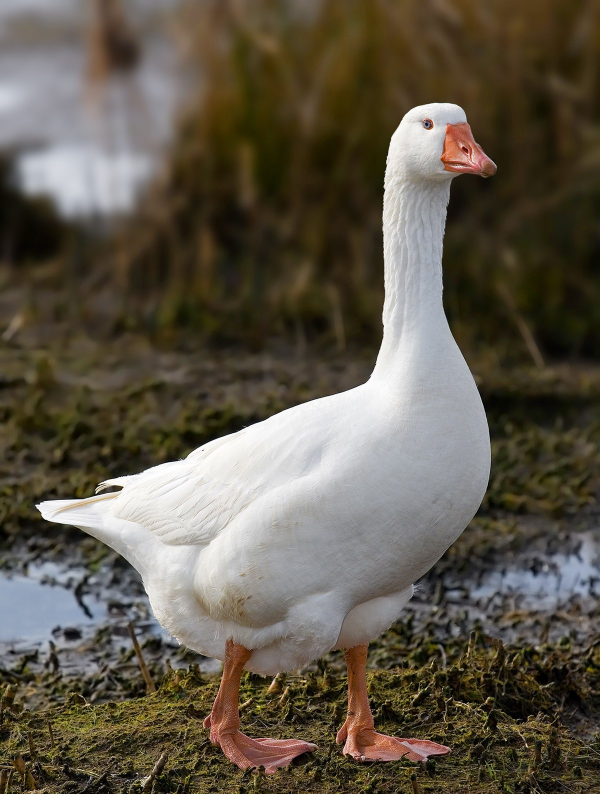
#> input picture Domestic_Goose.jpeg, 1200 x 1587 px, found by its file name (shown at 1/2 size)
$ python mainTest.py
#> lines starting #> are read from the running program, lines starting #| are printed output that depends on the picture; after the words box and inside, x2 and y2 are one past the last pixel; in counts of white or black regions, pixels touching at a corner belong together
#!/usr/bin/env python
# coding: utf-8

# In[3]:


#THIS CODE WORKS
#beginning of Prototype Code
#the job of this code is to take in the Raster File and prepare it as necessary
#FLOW:
#(1) JPEG
#(2) Grayscale uint8 array
#(3) Binary uint8 array
from matplotlib.image import imread
import matplotlib.pyplot as plot
import numpy as np
import cv2
import random
import inspect

#Date: 8/1/23

#function: Import File
#purpose: act as the first step of the software: asking the user for a file, and then reading the file as a grayscale image
#arguments: none
#returns: uint8 array
def import_file():
    #prompt user for filepath to pixel image
    fileName = input("Enter Filename: ")
#> the answer given: Domestic_Goose.jpeg
    #concatenate filename with path to Image folder
    filePath = "/Users/samsonbienstock/Desktop/Foxconn/Image_Project/Testing/" + fileName
    #load image from file into memory AS GRAYSCALE
    inputImage = cv2.imread(filePath, cv2.IMREAD_GRAYSCALE)
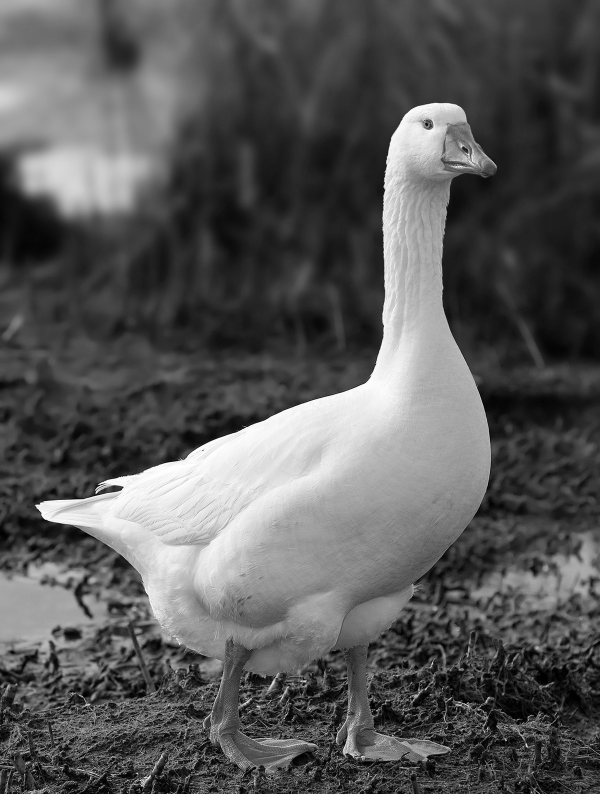
#> inputImage: shape (1587, 1200) (shown at 1/2 size); min 0, max 255, mean 88.1
    return inputImage


#function: Binarize Image
#purpose: Transform the image into binary pixels instead of grayscale, employing blur and adaptive threshold
#inputs: uint8 array (values 0-255)
#outputs: uint8 array (0 or 1)
def binarize_image(image) :
    image = cv2.medianBlur(image, 5)
    #th = cv2.adaptiveThreshold(image, 255, cv2.ADAPTIVE_THRESH_GAUSSIAN_C, cv2.THRESH_BINARY, 11,2)
    _, th = cv2.threshold(image, 0, 255, cv2.THRESH_BINARY + cv2.THRESH_OTSU)
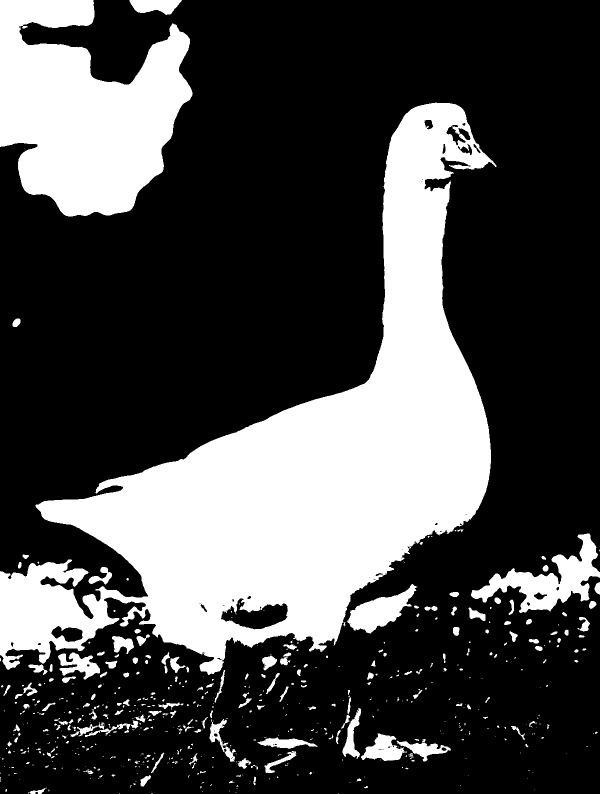
#> th: shape (1587, 1200) (shown at 1/2 size); 29.1% white; 591 white regions (394 under 20 px), largest, box (x1, y1, x2, y2) and area: (0, 205, 993, 1350) 389103, (0, 0, 385, 433) 109997, (942, 1067, 1200, 1226) 14274
    return th

#future work: apply low-frequency pass filter


#function: Detect Edges
#purpose: Using the binarized image, transform into an edge represantation: 0s for no edge, 1s for yes edge
#arguments: uint8 array
#returns: uint8 array
def detect_edges(binarizedImage) :
    print(binarizedImage.shape)
#| (1587, 1200)
    kernel = np.ones((3,3), np.uint8)
    #dilatedImage = cv2.dilate(binarizedImage, kernel, iterations=1)
    #erodedImage = cv2.erode(binarizedImage, kernel, iterations=1)
    #edges = dilatedImage - erodedImage
    edges = cv2.Canny(binarizedImage, 30, 70)
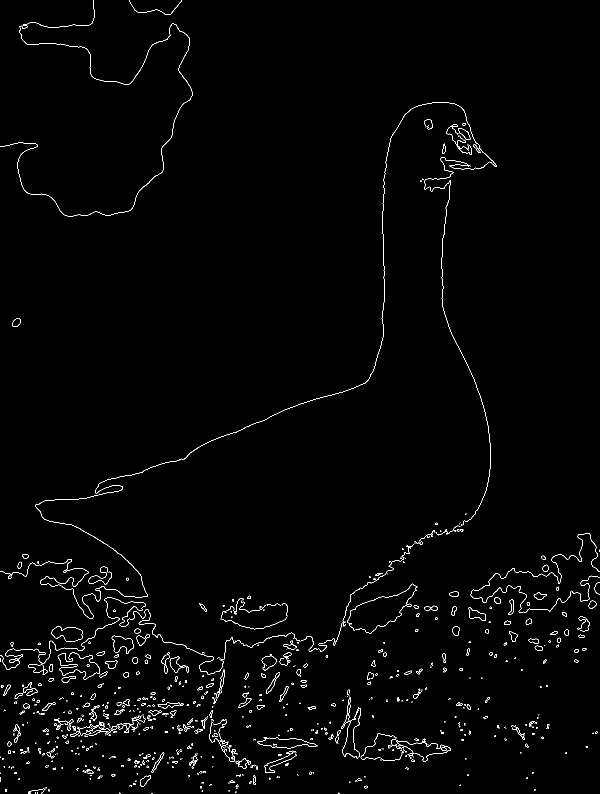
#> edges: shape (1587, 1200) (shown at 1/2 size); 1.3% white in thin lines or dots
    return edges


#function: Find Contours
#purpose: Partition the discovered edges into contours
#arguments: uint8 array
#returns: tuple: ndarrays
def find_contours(edges) :
    contours, hierarchy = cv2.findContours(edges, cv2.RETR_LIST, cv2.CHAIN_APPROX_SIMPLE)
#> contours = 1128 contours, 881 with area under 20; largest, box (x1, y1, x2, y2) and area: (115, 1304, 200, 1359) 2358, (115, 1304, 200, 1359) 2314, (684, 1415, 722, 1517) 1516, (684, 1415, 722, 1517) 1485, (102, 1252, 165, 1284) 1302
    #reshapes contour because I do not care about OpenCV convention
    contours = [contour.reshape((-1,2)) for contour in contours]
#> contours = 1128 items
    return contours, hierarchy


#function: Rescale Contours
#purpose: Change the coordinate data of the contours so that they match the engravement area in millimeters
#argument: tuple: ndarray
#returns: tuple: ndarray
def rescale_contours(contours):
    print('hi')
    #working width / height in mm
    wwsh = 80
    #TRANSLATE 1
    translateOneContours = translateOne(contours)
    midScaledContours, maxX, maxY = midScale(translateOneContours, wwsh)
    translateTwoContours = translateTwo(midScaledContours, wwsh, maxX, maxY)
    return translateTwoContours

def translateOne(contours) :
    #determine translate 1 distances
    print(3)
    minX = 55000
    minY = 55000
    for contour in contours :
        for point in contour :
            currX, currY = point
            minX = min(minX, currX)
            minY = min(minY, currY)
    print("minX:", minX)
    print("minY:", minY)
    translateOneContoursArray = []
    for contour in contours :
        translateOneContour = [(point[0] - minX, point[1] - minY) for point in contour]
        translateOneContoursArray.append(translateOneContour)
    translateOneContours = tuple(translateOneContoursArray)
    return translateOneContours

def midScale(translateOneContours, wwsh) :
    maxY = -1
    maxX = -1
    for contour in contours :
        for point in contour :
            currX, currY = point
            maxX = max(maxX, currX)
            maxY = max(maxY, currY)
    if maxX == 0:
        maxX = 1
    if maxY == 0:
        maxY = 1
    scale = wwsh / max(maxX, maxY)
    scaledContoursArray = []
    for contour in translateOneContours:
        scaledContour = []
        for point in contour:
            scaledX = point[0] * scale if scale != 0 else 0
            scaledY = point[1] * scale if scale != 0 else 0
            scaledContour.append((scaledX, scaledY))
        scaledContoursArray.append(scaledContour)
    scaledContours = tuple(scaledContoursArray)
    #subprocess
    maxX = maxX * scale
    maxY = maxY * scale
    return scaledContours, maxX, maxY

def translateTwo(midScaledContours, wwsh, maxX, maxY) :
    translateTwoContoursArray = []
    if (maxY>=maxX) :
        translateY = (-1*wwsh) / 2
        translateX = (-1*maxX) / 2
    else :
        translateX = (-1*wwsh) / 2
        translateY = (-1*maxY) / 2
    translateTwoContoursArray = []
    for contour in midScaledContours :
        translateTwoContour = [(point[0] + translateX, point[1] + translateY) for point in contour]
        translateTwoContoursArray.append(translateTwoContour)
    translateTwoContours = tuple(translateTwoContoursArray)
    return translateTwoContours


#function: Generate GCODE
#purpose: create a set of gcode commands to draw the desired image
#arguments: tuple: ndarray
#return: array: string lines
def generate_GCODE(commands, contours) :
    #step 1: append starting code and first contour code
    commands = add_starting_GCODE(commands, contours)
    #step 2: append transition code followed by contour code for contours 2...numContours
    #we start on contour 2 since contour 1 has already been appended with the starting code
    contourCounter = 2
    t = 10
    while contourCounter <= len(contours) :
        if len(contours[contourCounter-1])>t :
            commands = add_transition_GCODE(commands, contours[contourCounter-1])
        contourCounter += 1
    #step 3: end code
    commands = add_ending_GCODE(commands)
    return commands


#function: Add Starting GCODE
#purpose: Initiate the GCODE array with starting gcode commands, first contour commands
#arguments: array, tuple: ndarray
#returns: array
#future work: fix inefficiency- function takes all contours but only needs contours[0]
def add_starting_GCODE(commands, contours):
    firstX, firstY = contours[0][0]
    #starting code
    initialCommands = ["M05 S0",
                     "G90",
                     "G21",
                     "G1 F1000",
                     f"G0 X{firstX} Y{firstY}",#SHOULD BE G1, BUT NCVIEWER WORKS BETTER WITH G0 REMEMBER TO CHANGE
                     "G4 P0",
                     "M03 S255",
                     "G4 P0",
                     "G1 F600.000000"]
    commands.append(" ")
    commands.append("; starting code")
    #append one-by-one
    for command in initialCommands :
        commands.append(command)
    commands.append(" ")
    commands.append("; first contour")
    #append first contour code
    for point in contours[0][1:] :
        currX = point[0]
        currY = point[1]
        currCommand = f"G1 X{currX} Y{currY}"
        commands.append(currCommand)
    #return the modified command list
    return commands


#function: Add Transition GCODE
#purpose: Repeat the process of appending transition set of commands, next contour, for all remaining contours
#arguments: array, tuple: ndarray
#returns: array
def add_transition_GCODE(commands, contour):
    firstX, firstY = contour[0]
    #transition code
    transitionCommands = ["G4 P0",
                    "M05 S0",
                    "G1 F1000",
                    f"G0 X{firstX} Y{firstY}",
                    "G4 P0",
                    "M03 S255",
                    "G4 P0",
                    "G1 F600.000000"]
    commands.append(" ")
    commands.append("; transition code")
    for command in transitionCommands :
        commands.append(command)
    commands.append(" ")
    commands.append("; new contour")
    #contour code
    t=10
    for point in contour :
        currX = point[0]
        currY = point[1]
        commands.append(f"G1 X{currX} Y{currY}")
    #this line fixes a bug where the GCODE does not finish each contour
    commands.append(f"G1 X{firstX} Y{firstY}") #this actually finishes the contour
    return commands


#function: Add Ending GCODE
#purpose: Add GCODE command tail with a set of ending commands
#arguments: array
#returns: array
def add_ending_GCODE(commands) :
    endingCommands = ["G4 P0",
                     "M05 S0",
                     "G1 F1000",
                     "G1 X0 Y0",
                     "M18"]
    commands.append(" ")
    commands.append("; end code")
    for command in endingCommands :
        commands.append(command)
    return commands


#function: Print GCODE
#purpose: testing function: print out gcode commands
#argument: array
#return: -
def print_gcode(gcode_commands):
    for command in gcode_commands :
        print(command)


#function: Write GCODE
#purpose: Write G-code commands to file: gcode.txt on my desktop
#arguments: array
#returns: -
def write_GCODE(gcode):
    filePath = "/Users/samsonbienstock/Desktop/Foxconn/Image_Project/Code/gcode.txt"
    with open(filePath, 'w') as file:
        for command in gcode :
            file.write(command + '\n')


inputImage = import_file()
binarizedImage = binarize_image(inputImage)
edges = detect_edges(binarizedImage)
contours, hierarchy = find_contours(edges)
#> contours = 1128 items
rescaledContours = rescale_contours(contours)
#> the loop in translateOne, `for contour in contours :` made 1128 passes
#> contour on passes 1 to 3: [[303, 1586], [304, 1586]], [[677, 1585], [676, 1586], [677, 1585], [678, 1586]], [[239, 1585], [238, 1586], [239, 1585], [240, 1586]]
#> the loop in translateOne, `for contour in contours :` made 1128 passes
#> the loop in midScale, `for contour in contours :` made 1128 passes
#> the loop in midScale, `for contour in translateOneContours:` made 1128 passes
#> in rescale_contours, `midScaledContours, maxX, maxY = midScale(translateOneContours, wwsh)`: maxX = 60.48; maxY = 80
#> in translateTwo, `translateX = (-1*maxX) / 2`: translateX = -30.24
#> the loop in translateTwo, `for contour in midScaledContours :` made 1128 passes
#> (contour, translateTwoContour) on passes 1, 2, 13: ([(15.28, 80), (15.33, 80)], [(-14.96, 40), (-14.91, 40)]), ([(34.15, 79.95), (34.1, 80), (34.15, 79.95), (34.2, 80)], [(3.91, 39.95), (3.86, 40), (3.91, 39.95), (3.96, 40)]), ([(53.87, 79.6), (53.87, 79.7), (53.97, 79.7), (53.97, 79.6)], [(23.63, 39.6), (23.63, 39.7), (23.73, 39.7), (23.73, 39.6)])
#> after the loop in translateTwo, `for contour in midScaledContours :`: translateTwoContoursArray = 1128 items
#> rescaledContours = 1128 items
GCODE = []
GCODE = generate_GCODE(GCODE, rescaledContours)
#> in add_starting_GCODE, `firstX, firstY = contours[0][0]`: firstX = -14.96; firstY = 40
#> in add_starting_GCODE, `initialCommands = ["M05 S0", "G90", "G21", "G1 F1000", f"G0 X{firstX} ..`: initialCommands = ['M05 S0', 'G90', 'G21', 'G1 F1000', 'G0 X-14.955863808322825 Y40.0', 'G4 P0', 'M03 S255', 'G4 P0', 'G1 F600.000000']
#> the loop in add_starting_GCODE, `for command in initialCommands :` made 9 passes
#> command on passes 1 to 9: 'M05 S0', 'G90', 'G21', 'G1 F1000', 'G0 X-14.955863808322825 Y40.0', 'G4 P0', 'M03 S255', 'G4 P0', 'G1 F600.000000'
#> after the loop in add_starting_GCODE, `for command in initialCommands :`: commands = [' ', '; starting code', 'M05 S0', 'G90', 'G21', 'G1 F1000', 'G0 X-14.955863808322825 Y40.0', 'G4 P0', 'M03 S255', 'G4 P0', 'G1 F600.000000']
#> the loop in add_starting_GCODE, `for point in contours[0][1:] :` made 1 pass
#> (currX, currY, currCommand) on pass 1: (-14.91, 40, 'G1 X-14.905422446406051 Y40.0')
#> after the loop in add_starting_GCODE, `for point in contours[0][1:] :`: commands = [' ', '; starting code', 'M05 S0', 'G90', 'G21', 'G1 F1000', 'G0 X-14.955863808322825 Y40.0', 'G4 P0', 'M03 S255', 'G4 P0', 'G1 F600.000000', ' ', '; first contour', 'G1 X-14.905422446406051 Y40.0']
#> the loop in generate_GCODE, `while contourCounter <= len(contours) :` made 1127 passes
#> (firstX in add_transition_GCODE, firstY in add_transition_GCODE) on passes 13, 15, 19, 20, 25, 37, 42, 48, 58, 59: (-25.75, 39.6), (-25.8, 39.5), (-10.01, 39.29), (6.73, 39.24), (-6.33, 39.14), (-6.94, 38.74), (5.98, 38.49), (-4.51, 38.34), (-4.67, 38.23), (-15.16, 38.18)
#> after the loop in generate_GCODE, `while contourCounter <= len(contours) :`: commands = 23911 items; contourCounter = 1129
#> after the loop in add_ending_GCODE, `for command in endingCommands :`: commands = 23918 items
#> GCODE = 23918 items
write_GCODE(GCODE)
#> the loop in write_GCODE, `for command in gcode :` made 23918 passes


# In[ ]:

$ run again, on Goldfish.png
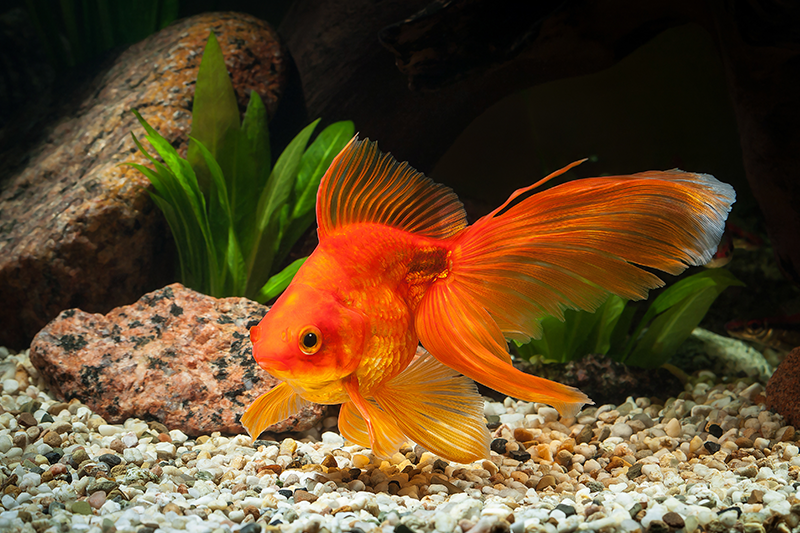
#> input picture Goldfish.png, 800 x 533 px, found by its file name
#> in binarize_image, `_, th = cv2.threshold(image, 0, 255, cv2.THRESH_BINARY + cv2.THRESH_OT..`:
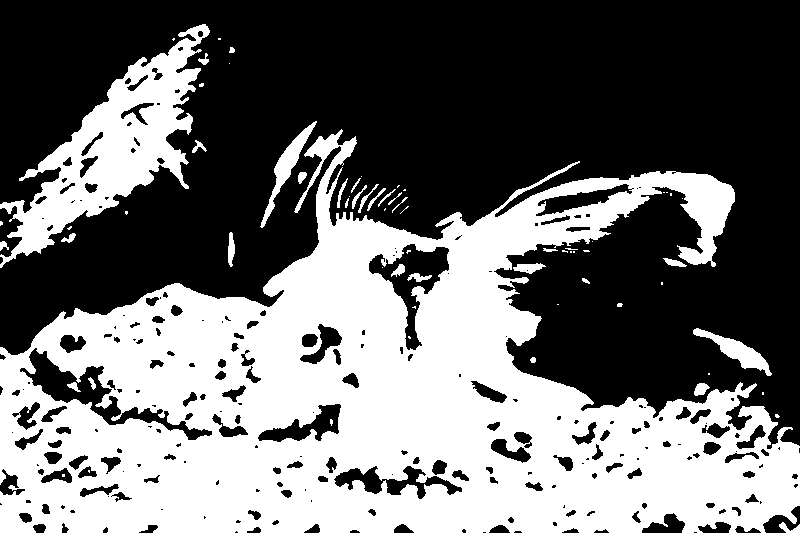
#> th: shape (533, 800); 42.8% white; 67 white regions (35 under 20 px), largest, box (x1, y1, x2, y2) and area: (0, 129, 800, 533) 161534, (0, 24, 210, 268) 16354, (260, 121, 317, 228) 1109
#| (533, 800)
#> in detect_edges, `edges = cv2.Canny(binarizedImage, 30, 70)`:
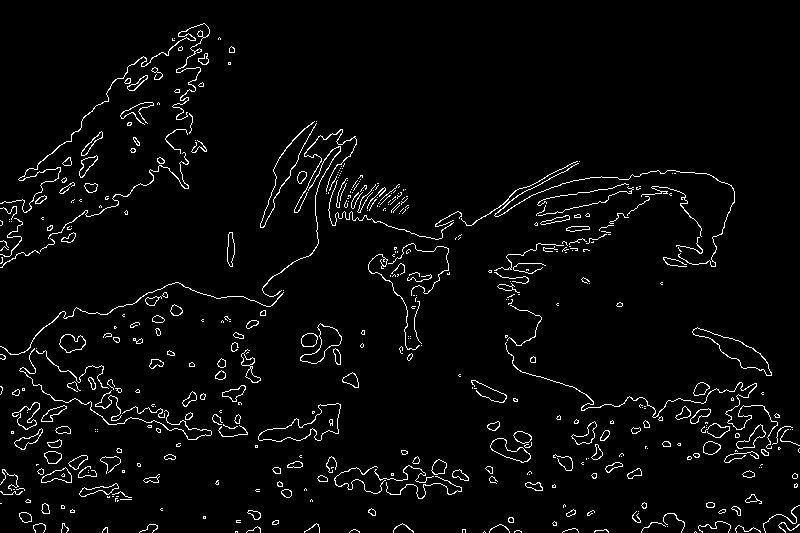
#> edges: shape (533, 800); 3.4% white in thin lines or dots
#> in find_contours, `contours, hierarchy = cv2.findContours(edges, cv2.RETR_LIST, cv2.CHAIN..`: contours = 622 contours, 419 with area under 20; largest, box (x1, y1, x2, y2) and area: (258, 403, 341, 442) 1320, (258, 403, 341, 442) 1299, (692, 327, 772, 376) 1096, (692, 327, 772, 376) 1070, (300, 323, 342, 364) 612
#> in find_contours, `contours = [contour.reshape((-1,2)) for contour in contours]`: contours = 622 items
#> the loop in translateOne, `for contour in contours :` made 622 passes
#> contour on passes 1, 2, 10: [[695, 531], [694, 532], [695, 531], [696, 532]], [[484, 531], [483, 532], [484, 531], [485, 532]], [[667, 526]]
#> the loop in translateOne, `for contour in contours :` made 622 passes
#> (contour, translateOneContour) on passes 1, 2, 10: ([[695, 531], [694, 532], [695, 531], [696, 532]], [(695, 508), (694, 509), (695, 508), (696, 509)]), ([[484, 531], [483, 532], [484, 531], [485, 532]], [(484, 508), (483, 509), (484, 508), (485, 509)]), ([[667, 526]], [(667, 503)])
#> the loop in midScale, `for contour in contours :` made 622 passes
#> the loop in midScale, `for contour in translateOneContours:` made 622 passes
#> contour on passes 1 to 3: [(695, 508), (694, 509), (695, 508), (696, 509)], [(484, 508), (483, 509), (484, 508), (485, 509)], [(235, 508), (235, 509), (236, 508), (237, 509), (237, 508)]
#> maxX = 80; maxY = 53.27
#> translateY = -26.63
#> the loop in translateTwo, `for contour in midScaledContours :` made 622 passes
#> (contour, translateTwoContour) on passes 10, 34, 58: ([(66.78, 50.36)], [(26.78, 23.73)]), ([(63.88, 48.86)], [(23.88, 22.23)]), ([(0, 48.06), (0.1, 48.06)], [(-40, 21.43), (-39.9, 21.43)])
#> after the loop in translateTwo, `for contour in midScaledContours :`: translateTwoContoursArray = 622 items
#> in add_starting_GCODE, `firstX, firstY = contours[0][0]`: firstX = 29.59; firstY = 24.23
#> initialCommands = ['M05 S0', 'G90', 'G21', 'G1 F1000', 'G0 X29.58698372966208 Y24.23028785982478', 'G4 P0', 'M03 S255', 'G4 P0', 'G1 F600.000000']
#> the loop in add_starting_GCODE, `for command in initialCommands :` made 9 passes
#> command on passes 1 to 8: 'M05 S0', 'G90', 'G21', 'G1 F1000', 'G0 X29.58698372966208 Y24.23028785982478', 'G4 P0', 'M03 S255', 'G4 P0'
#> after the loop in add_starting_GCODE, `for command in initialCommands :`: commands = [' ', '; starting code', 'M05 S0', 'G90', 'G21', 'G1 F1000', 'G0 X29.58698372966208 Y24.23028785982478', 'G4 P0', 'M03 S255', 'G4 P0', 'G1 F600.000000']
#> the loop in add_starting_GCODE, `for point in contours[0][1:] :` made 3 passes
#> (currX, currY) on passes 1, 3: (29.49, 24.33), (29.69, 24.33)
#> after the loop in add_starting_GCODE, `for point in contours[0][1:] :`: commands = 16 items, first 6: ' ', '; starting code', 'M05 S0', 'G90', 'G21', 'G1 F1000'
#> the loop in generate_GCODE, `while contourCounter <= len(contours) :` made 621 passes
#> (firstX in add_transition_GCODE, firstY in add_transition_GCODE) on passes 4, 6, 7, 10, 11, 12, 13, 14: (20.48, 24.03), (-4.66, 24.03), (17.27, 23.93), (-14.27, 23.73), (33.89, 23.63), (9.96, 23.53), (-25.08, 23.53), (0.25, 23.43)
#> after the loop in generate_GCODE, `while contourCounter <= len(contours) :`: commands = 15664 items, first 6: ' ', '; starting code', 'M05 S0', 'G90', 'G21', 'G1 F1000'; contourCounter = 623
#> after the loop in add_ending_GCODE, `for command in endingCommands :`: commands = 15671 items, first 6: ' ', '; starting code', 'M05 S0', 'G90', 'G21', 'G1 F1000'
#> GCODE has the same summary as commands in add_ending_GCODE
#> the loop in write_GCODE, `for command in gcode :` made 15671 passes
